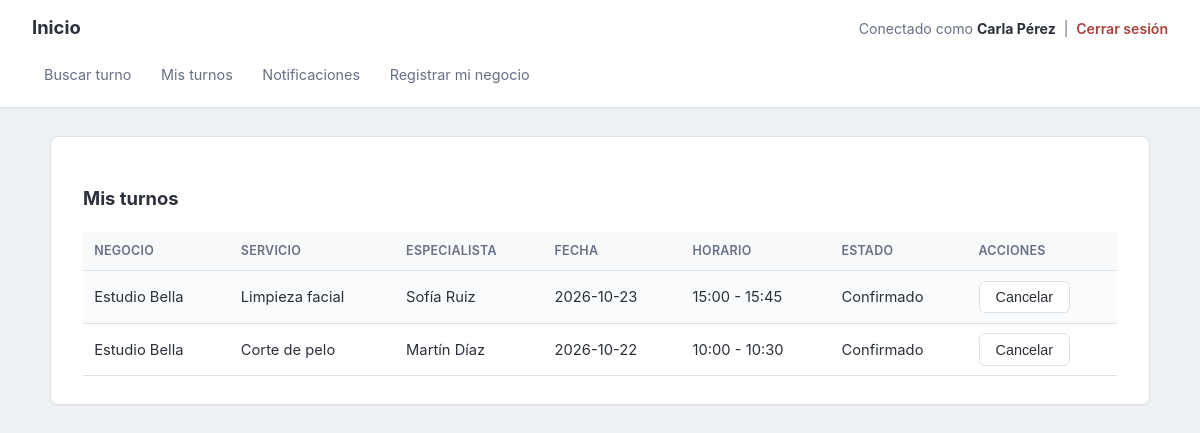
The app's page /mis_turnos/index.php (signed in) with its own data.
### tables this page shows
CREATE TABLE turnos (id INT AUTO_INCREMENT PRIMARY KEY, negocio_id INT NOT NULL, especialista_id INT NOT NULL, servicio_id INT NOT NULL, cliente_nombre VARCHAR(100) NOT NULL, cliente_contacto VARCHAR(100) DEFAULT NULL, fecha DATE NOT NULL, hora_inicio TIME NOT NULL, hora_fin TIME NOT NULL, estado ENUM('Confirmado','Asistido','Cancelado') DEFAULT 'Confirmado', FOREIGN KEY (negocio_id) REFERENCES negocio_config (id) ON DELETE CASCADE ON UPDATE CASCADE, FOREIGN KEY (especialista_id) REFERENCES especialistas (id) ON UPDATE CASCADE, FOREIGN KEY (servicio_id) REFERENCES servicios (id) ON UPDATE CASCADE);

CREATE TABLE negocio_config (id INT AUTO_INCREMENT PRIMARY KEY, nombre_local VARCHAR(150) NOT NULL, rubro VARCHAR(100) NOT NULL, contacto VARCHAR(100) DEFAULT NULL, apertura TIME NOT NULL, cierre TIME NOT NULL, cancelacion_hs INT NOT NULL DEFAULT 2);

CREATE TABLE servicios (id INT AUTO_INCREMENT PRIMARY KEY, negocio_id INT NOT NULL, nombre VARCHAR(150) NOT NULL, duracion_min INT NOT NULL, precio DECIMAL(10,2) NOT NULL, estado VARCHAR(50) DEFAULT 'activo', FOREIGN KEY (negocio_id) REFERENCES negocio_config (id) ON DELETE CASCADE ON UPDATE CASCADE);

CREATE TABLE especialistas (id INT AUTO_INCREMENT PRIMARY KEY, negocio_id INT NOT NULL, usuario_id INT DEFAULT NULL, especialidad_id INT NOT NULL, nombre VARCHAR(100) NOT NULL, estado VARCHAR(50) DEFAULT 'activo', FOREIGN KEY (negocio_id) REFERENCES negocio_config (id) ON DELETE CASCADE ON UPDATE CASCADE, FOREIGN KEY (usuario_id) REFERENCES usuarios (id) ON DELETE SET NULL ON UPDATE CASCADE, FOREIGN KEY (especialidad_id) REFERENCES especialidades (id) ON UPDATE CASCADE);

### mis_turnos/index.php (the view, shortened to what this page needs)
<?php
require("../auth_check.php");
$stmt = $conexion->prepare("SELECT t.*, n.nombre_local, es.nombre AS especialista, sv.nombre AS servicio
                            FROM turnos t
                            JOIN negocio_config n ON n.id = t.negocio_id
                            JOIN especialistas es ON es.id = t.especialista_id
                            JOIN servicios sv ON sv.id = t.servicio_id
                            WHERE t.cliente_usuario_id = ?
                            ORDER BY t.fecha DESC, t.hora_inicio DESC");
$stmt->bind_param("i", $_SESSION['usuario_id']);
$stmt->execute();
$turnos = $stmt->get_result()->fetch_all(MYSQLI_ASSOC);
?>
<!doctype html>
<html>
<head>
<link rel="stylesheet" href="../estilos.css">
</head>
<body>
<?php require("../menu_usuario.php"); ?>
<main class="container">
<h2>Mis turnos</h2>
<?php if (empty($turnos)) { ?>
<p>Todavía no reservaste ningún turno. <a href="../turnos_disponibles/">Buscar un turno</a>.</p>
<?php } else { ?>
<table class="table table-striped table-hover">
<tr>
	<th>Negocio</th>
	<th>Servicio</th>
	<th>Especialista</th>
	<th>Fecha</th>
	<th>Horario</th>
	<th>Estado</th>
	<th>Acciones</th>
</tr>
<?php foreach ($turnos as $t) { ?>
<tr>
	<td><?php echo htmlspecialchars($t['nombre_local']); ?></td>
	<td><?php echo htmlspecialchars($t['servicio']); ?></td>
	<td><?php echo htmlspecialchars($t['especialista']); ?></td>
	<td><?php echo htmlspecialchars($t['fecha']); ?></td>
	<td><?php echo htmlspecialchars(substr($t['hora_inicio'], 0, 5)); ?> - <?php echo htmlspecialchars(substr($t['hora_fin'], 0, 5)); ?></td>
	<td><?php echo htmlspecialchars($t['estado']); ?></td>
	<td>
	<?php if ($t['estado'] === 'Confirmado') { ?>
	<button type="button" onclick="if(confirm('¿Cancelar este turno?')) location.href='cancelar.php?id=<?php echo $t['id']; ?>'">Cancelar</button>
	<?php } ?>
	</td>
</tr>
<?php } ?>
</table>
<?php } ?>
</main>
</body>
</html>

### estilos.css (style rules this page uses)
:root { --bg: #eef1f4; --surface: #ffffff; --text: #2b303b; --text-muted: #667085; --border: #dde1e6; --primary: #3a5a78; --primary-dark: #2c4a63; --danger: #a8433c; --radius: 6px; }
* { box-sizing: border-box; }
html, body { margin: 0; padding: 0; min-height: 100%; }
body { background: var(--bg); color: var(--text); font-family: -apple-system, BlinkMacSystemFont, "Segoe UI", Roboto, Helvetica, Arial, sans-serif; font-size: 15px; line-height: 1.5; }
h2 { font-size: 1.15rem; font-weight: 700; margin: 1.25rem 0 .75rem; }
main.container { max-width: 1100px; margin: 1.75rem auto; background: var(--surface); border: 1px solid var(--border); border-radius: 8px; padding: 1.75rem 2rem; box-shadow: 0 1px 2px rgba(16, 24, 40, .04); }
main.container::after { content: ""; display: table; clear: both; }
button { background: #fff; color: var(--text); border: 1px solid var(--border); padding: .45rem 1rem; border-radius: var(--radius); font-size: .9rem; cursor: pointer; }
table.table { width: 100%; border-collapse: collapse; margin-top: 1.25rem; font-size: .92rem; }
table.table th, table.table td { padding: .6rem .7rem; text-align: left; border-bottom: 1px solid var(--border); vertical-align: middle; }
table.table th { background: #f8f9fb; font-size: .78rem; text-transform: uppercase; letter-spacing: .02em; color: var(--text-muted); font-weight: 600; }
table.table-striped tr:nth-child(even) { background: #fafbfc; }
table.table td button { margin-right: .35rem; }
table.table td button:last-child { margin-right: 0; }

### records on screen
turnos: negocio.nombre_local "Estudio Bella", servicio.nombre "Limpieza facial", especialista.nombre "Sofía Ruiz", fecha "2026-10-23", hora_inicio "15:00", hora_fin "15:45", estado "Confirmado"
turnos: negocio.nombre_local "Estudio Bella", servicio.nombre "Corte de pelo", especialista.nombre "Martín Díaz", fecha "2026-10-22", hora_inicio "10:00", hora_fin "10:30", estado "Confirmado"

### other values on screen
$_SESSION['usuario_nombre'] "Carla Pérez"
